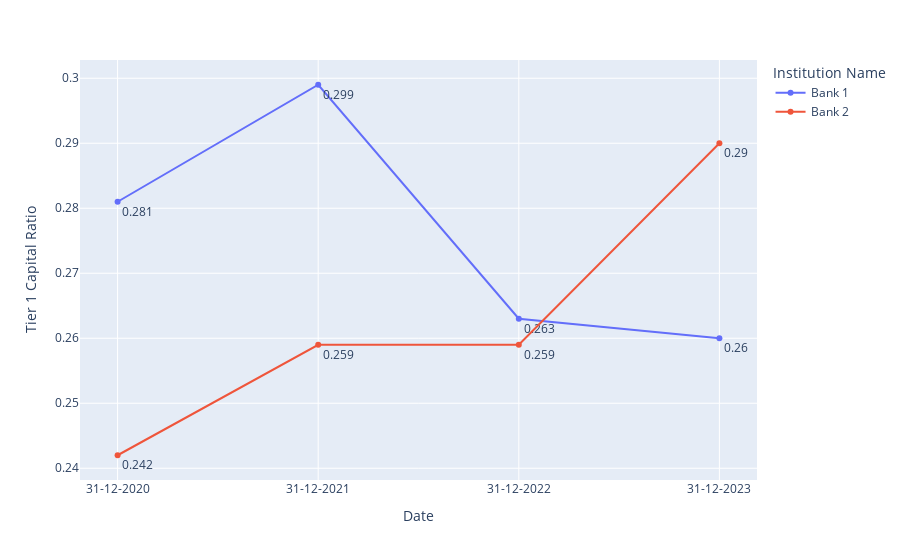

The code cell stored with this chart in its notebook:
### Code cell
fig = px.line(round(df_final.loc[['Bank 1', 'Bank 2']].reset_index().sort_values('Date'), 3), x='Date', y='Tier 1 Capital Ratio', color='Institution Name',
       text='Tier 1 Capital Ratio')
fig.update_traces(textposition="bottom right")

### Figure 1 — Plotly figure (JSON) as saved in the notebook; plotly's stock layout.template omitted (floating-point values rounded to 4 significant figures)
{"data": [{"hovertemplate": "Institution Name=Bank 1<br>Date=%{x}<br>Tier 1 Capital Ratio=%{text}<extra></extra>", "legendgroup": "Bank 1", "line": {"color": "#636efa", "dash": "solid"}, "marker": {"symbol": "circle"}, "mode": "text+lines+markers", "name": "Bank 1", "orientation": "v", "showlegend": true, "text": [0.281, 0.299, 0.263, 0.26], "textposition": "bottom right", "type": "scatter", "x": ["31-12-2020", "31-12-2021", "31-12-2022", "31-12-2023"], "xaxis": "x", "y": [0.281, 0.299, 0.263, 0.26], "yaxis": "y"}, {"hovertemplate": "Institution Name=Bank 2<br>Date=%{x}<br>Tier 1 Capital Ratio=%{text}<extra></extra>", "legendgroup": "Bank 2", "line": {"color": "#EF553B", "dash": "solid"}, "marker": {"symbol": "circle"}, "mode": "text+lines+markers", "name": "Bank 2", "orientation": "v", "showlegend": true, "text": [0.242, 0.259, 0.259, 0.29], "textposition": "bottom right", "type": "scatter", "x": ["31-12-2020", "31-12-2021", "31-12-2022", "31-12-2023"], "xaxis": "x", "y": [0.242, 0.259, 0.259, 0.29], "yaxis": "y"}], "layout": {"autosize": true, "legend": {"title": {"text": "Institution Name"}, "tracegroupgap": 0}, "margin": {"t": 60}, "xaxis": {"anchor": "y", "autorange": true, "domain": [0, 1], "range": [-0.1829, 3.183], "title": {"text": "Date"}, "type": "category"}, "yaxis": {"anchor": "x", "autorange": true, "domain": [0, 1], "range": [0.2376, 0.3034], "title": {"text": "Tier 1 Capital Ratio"}, "type": "linear"}}}
